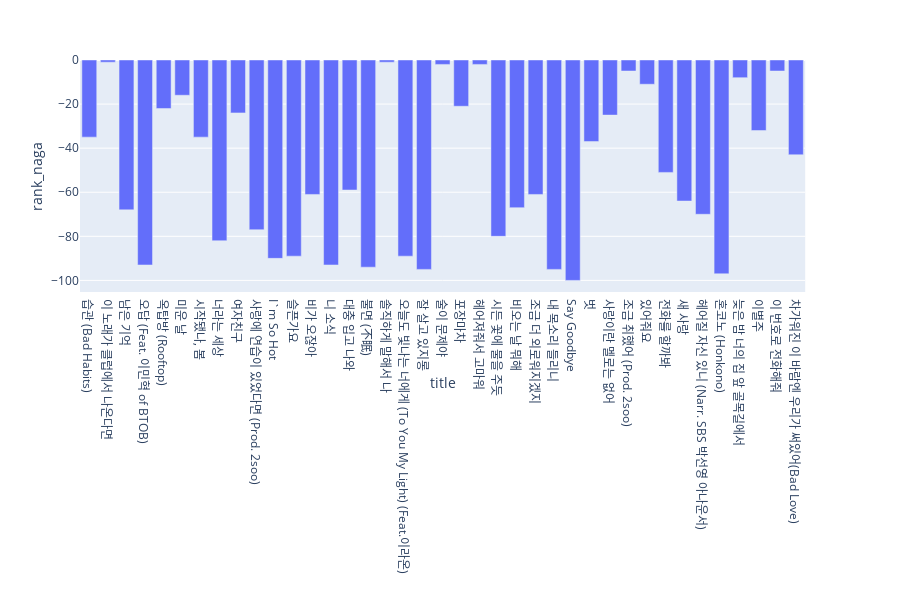

The notebook cell saved with this chart:
### Code cell
px.bar(melon_title[(melon_title['abusing'] == 1) & (melon_title['year'] == 2019)], x = 'title', y = 'rank_naga', hover_data = ['artist'])

### Figure 1 — Plotly figure (JSON) as saved in the notebook; plotly's stock layout.template omitted (floating-point values rounded to 4 significant figures)
{"data": [{"alignmentgroup": "True", "customdata": [["['숀 (SHAUN)']"], ["['우디 (Woody)']"], ["['윤딴딴']"], ["['김나영']"], ["['엔플라잉 (N.Flying)']"], ["['닐로(Nilo)']"], ["['장덕철']"], ["['스탠딩 에그']"], ["['하은요셉']"], ["['임재현']"], ["['모모랜드 (MOMOLAND)']"], ["['바이브']"], ["['소유 (SOYOU)', '오반']"], ["['송하예']"], ["['우디 (Woody)']"], ["['오반', 'VAN.C']"], ["['김나영']"], ["['마크툽 (MAKTUB)']"], ["['윤딴딴']"], ["['장혜진', '윤민수(바이브)']"], ["['황인욱']"], ["['벤']"], ["['HYNN (박혜원)']"], ["['하은']"], ["['김나영']"], ["['벤']"], ["['송하예']"], ["['닐로(Nilo)']"], ["['전상근']"], ["['임재현']"], ["['장덕철']"], ["['오반']"], ["['송하예']"], ["['앤씨아', 'HYNN (박혜원)']"], ["['하은']"], ["['노을']"], ["['황인욱']"], ["['바이브']"], ["['HYNN (박혜원)']"]], "hoverlabel": {"namelength": 0}, "hovertemplate": "title=%{x}<br>rank_naga=%{y}<br>artist=%{customdata[0]}", "legendgroup": "", "marker": {"color": "#636efa"}, "name": "", "offsetgroup": "", "orientation": "v", "showlegend": false, "textposition": "auto", "type": "bar", "x": ["습관 (Bad Habits)", "이 노래가 클럽에서 나온다면", "남은 기억", "오답 (Feat. 이민혁 of BTOB)", "옥탑방 (Rooftop)", "미운 날", "시작됐나, 봄", "너라는 세상", "여자친구", "사랑에 연습이 있었다면 (Prod. 2soo)", "I`m So Hot", "슬픈가요", "비가 오잖아", "니 소식", "대충 입고 나와", "불면 (不眠)", "솔직하게 말해서 나", "오늘도 빛나는 너에게 (To You My Light) (Feat.이라온)", "잘 살고 있지롱", "술이 문제야", "포장마차", "헤어져줘서 고마워", "시든 꽃에 물을 주듯", "비오는 날 뭐해", "조금 더 외로워지겠지", "내 목소리 들리니", "Say Goodbye", "벗", "사랑이란 멜로는 없어", "조금 취했어 (Prod. 2soo)", "있어줘요", "전화를 할까봐", "새 사랑", "헤어질 자신 있니 (Narr. SBS 박선영 아나운서)", "혼코노 (Honkono)", "늦은 밤 너의 집 앞 골목길에서", "이별주", "이 번호로 전화해줘", "차가워진 이 바람엔 우리가 써있어(Bad Love)"], "xaxis": "x", "y": [-35, -1, -68, -93, -22, -16, -35, -82, -24, -77, -90, -89, -61, -93, -59, -94, -1, -89, -95, -2, -21, -2, -80, -67, -61, -95, -100, -37, -25, -5, -11, -51, -64, -70, -97, -8, -32, -5, -43], "yaxis": "y"}], "layout": {"barmode": "relative", "height": 600, "legend": {"tracegroupgap": 0}, "margin": {"t": 60}, "xaxis": {"anchor": "y", "domain": [0, 0.98], "title": {"text": "title"}}, "yaxis": {"anchor": "x", "domain": [0, 1], "title": {"text": "rank_naga"}}}}
